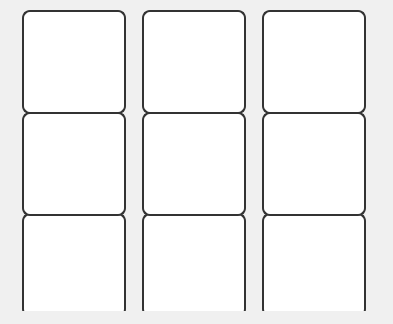
<?xml version="1.0" encoding="UTF-8"?>
<ui version="4.0">
 <class>lastpositiondisplay</class>
 <widget class="QDialog" name="lastpositiondisplay">
  <property name="geometry">
   <rect>
    <x>0</x>
    <y>0</y>
    <width>393</width>
    <height>324</height>
   </rect>
  </property>
  <property name="windowTitle">
   <string>Dialog</string>
  </property>
  <property name="styleSheet">
   <string>QDialog {
    background-color: #f0f0f0;
    font-family: Arial, sans-serif;
}

QPushButton {
    font: bold 50px Arial;
    min-height: 100px;
    max-height: 100px;
    min-width: 100px;
    max-width: 100px;
    background-color: white;
    border: 2px solid #333333;
    border-radius: 8px;
    color: #000000;
}

QPushButton:hover {
    background-color: #f8f8f8;
    border: 2px solid #555555;
}</string>
  </property>
  <widget class="QWidget" name="gridLayoutWidget">
   <property name="geometry">
    <rect>
     <x>9</x>
     <y>10</y>
     <width>371</width>
     <height>301</height>
    </rect>
   </property>
   <layout class="QGridLayout" name="gridLayout">
    <property name="spacing">
     <number>3</number>
    </property>
    <item row="0" column="1">
     <widget class="QPushButton" name="button_0_1">
      <property name="sizePolicy">
       <sizepolicy hsizetype="Minimum" vsizetype="MinimumExpanding">
        <horstretch>0</horstretch>
        <verstretch>0</verstretch>
       </sizepolicy>
      </property>
      <property name="text">
       <string/>
      </property>
     </widget>
    </item>
    <item row="0" column="0">
     <widget class="QPushButton" name="button_0_0">
      <property name="sizePolicy">
       <sizepolicy hsizetype="Minimum" vsizetype="Expanding">
        <horstretch>0</horstretch>
        <verstretch>0</verstretch>
       </sizepolicy>
      </property>
      <property name="text">
       <string/>
      </property>
     </widget>
    </item>
    <item row="2" column="1">
     <widget class="QPushButton" name="button_2_1">
      <property name="sizePolicy">
       <sizepolicy hsizetype="Minimum" vsizetype="Expanding">
        <horstretch>0</horstretch>
        <verstretch>0</verstretch>
       </sizepolicy>
      </property>
      <property name="text">
       <string/>
      </property>
     </widget>
    </item>
    <item row="0" column="2">
     <widget class="QPushButton" name="button_0_2">
      <property name="sizePolicy">
       <sizepolicy hsizetype="Minimum" vsizetype="Expanding">
        <horstretch>0</horstretch>
        <verstretch>0</verstretch>
       </sizepolicy>
      </property>
      <property name="text">
       <string/>
      </property>
     </widget>
    </item>
    <item row="2" column="0">
     <widget class="QPushButton" name="button_2_0">
      <property name="sizePolicy">
       <sizepolicy hsizetype="Minimum" vsizetype="Expanding">
        <horstretch>0</horstretch>
        <verstretch>0</verstretch>
       </sizepolicy>
      </property>
      <property name="text">
       <string/>
      </property>
     </widget>
    </item>
    <item row="1" column="1">
     <widget class="QPushButton" name="button_1_1">
      <property name="sizePolicy">
       <sizepolicy hsizetype="Minimum" vsizetype="Expanding">
        <horstretch>0</horstretch>
        <verstretch>0</verstretch>
       </sizepolicy>
      </property>
      <property name="text">
       <string/>
      </property>
     </widget>
    </item>
    <item row="2" column="2">
     <widget class="QPushButton" name="button_2_2">
      <property name="sizePolicy">
       <sizepolicy hsizetype="Minimum" vsizetype="Expanding">
        <horstretch>0</horstretch>
        <verstretch>0</verstretch>
       </sizepolicy>
      </property>
      <property name="text">
       <string/>
      </property>
     </widget>
    </item>
    <item row="1" column="0">
     <widget class="QPushButton" name="button_1_0">
      <property name="sizePolicy">
       <sizepolicy hsizetype="Minimum" vsizetype="Expanding">
        <horstretch>0</horstretch>
        <verstretch>0</verstretch>
       </sizepolicy>
      </property>
      <property name="text">
       <string/>
      </property>
     </widget>
    </item>
    <item row="1" column="2">
     <widget class="QPushButton" name="button_1_2">
      <property name="sizePolicy">
       <sizepolicy hsizetype="Minimum" vsizetype="MinimumExpanding">
        <horstretch>0</horstretch>
        <verstretch>0</verstretch>
       </sizepolicy>
      </property>
      <property name="text">
       <string/>
      </property>
     </widget>
    </item>
   </layout>
  </widget>
 </widget>
 <resources/>
 <connections/>
</ui>
